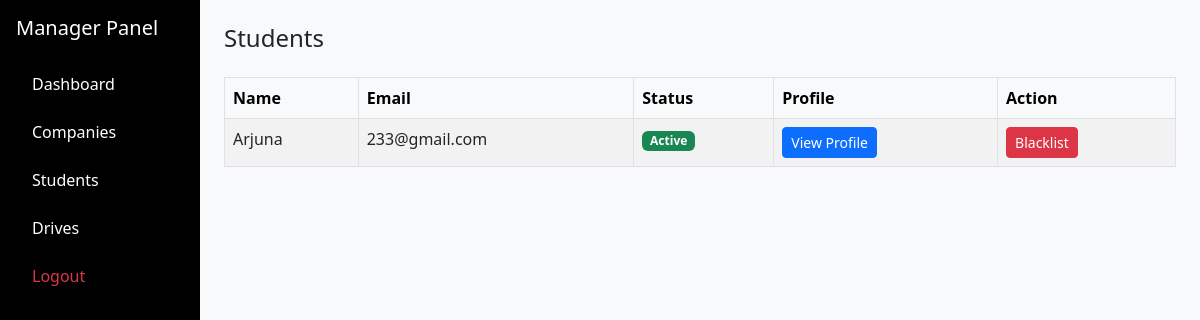
The app's page /manager/students (signed in) with its own data.
### application/models.py (models this page shows)
class User(db.Model, UserMixin):
    id = db.Column(db.Integer, primary_key=True)
    username = db.Column(db.String(80), unique=True, nullable=False)
    email = db.Column(db.String(120), unique=True, nullable=False)
    name = db.Column(db.String(120), nullable=False)
    password = db.Column(db.String(200), nullable=False)
    type = db.Column(db.String, nullable=False, default="user")
    isBlacklisted = db.Column(db.Boolean, nullable=False, default=False)
    student = db.relationship('Student', backref='user', uselist=False)

### application/controllers.py (the view)
@app.route("/manager/students")
@login_required
def manager_students():
    students = User.query.filter_by(type="student").all()
    return render_template("students.html", students=students)

### app.py (called while the page is built)
def create_app():
    app = Flask(__name__)
    app.config['SECRET_KEY'] = "afgjke12359754iloyuremane45j"
    app.config['SQLALCHEMY_DATABASE_URI'] = 'sqlite:///placement_portal.sqlite3'
    app.config['SQLALCHEMY_TRACK_MODIFICATIONS'] = False
    app.debug = True
    db.init_app(app)
    login_manager.init_app(app)
    login_manager.login_view = "login"
    @login_manager.user_loader
    def load_user(user_id):
        if not user_id:
            return None
        try:
            uid = int(user_id)
        except Exception:
            return None
        user = User.query.get(uid)
        if user:
            return user
        return Company.query.get(uid)
    return app

### templates/students.html (shortened to what this page needs)
<!DOCTYPE html>
<html>
<head>
<link href="https://cdn.jsdelivr.net/npm/bootstrap@5.3.0/dist/css/bootstrap.min.css" rel="stylesheet">
</head>
<body class="bg-light">
<div class="container-fluid">
<div class="row">
<div class="col-md-3 col-lg-2 bg-black text-white min-vh-100 p-3">
<h5 class="mb-4">Manager Panel</h5>
<ul class="nav flex-column">
<li class="nav-item mb-2"><a href="/manager" class="nav-link text-white">Dashboard</a></li>
<li class="nav-item mb-2"><a href="/manager/companies" class="nav-link text-white">Companies</a></li>
<li class="nav-item mb-2"><a href="/manager/students" class="nav-link text-white">Students</a></li>
<li class="nav-item mb-2"><a href="/manager/drives" class="nav-link text-white">Drives</a></li>
<li class="nav-item"><a href="/logout" class="nav-link text-danger">Logout</a></li>
</ul>
</div>
<div class="col-md-9 col-lg-10 p-4">
<h4 class="mb-4">Students</h4>
<table class="table table-bordered table-striped">
<thead class="table-light">
<tr>
<th>Name</th>
<th>Email</th>
<th>Status</th>
<th>Profile</th>
<th>Action</th>
</tr>
</thead>
<tbody>
{% for student in students %}
<tr>
<td>{{student.name}}</td>
<td>{{student.email}}</td>
<td>
{% if student.isBlacklisted %}
<span class="badge bg-danger">Blacklisted</span>
{% else %}
<span class="badge bg-success">Active</span>
{% endif %}
</td>
<td>
<a href="/manager/student/{{student.id}}" class="btn btn-primary btn-sm">
View Profile
</a>
</td>
<td>
{% if student.isBlacklisted %}
<a href="/manager/student/whitelist/{{student.id}}" class="btn btn-success btn-sm">
Whitelist
</a>
{% else %}
<a href="/manager/student/blacklist/{{student.id}}" class="btn btn-danger btn-sm">
Blacklist
</a>
{% endif %}
</td>
</tr>
{% endfor %}
</tbody>
</table>
</div>
</div>
</div>
</body>
</html>

### records on screen
User: name "Arjuna", email "233@gmail.com", isBlacklisted "Active"
